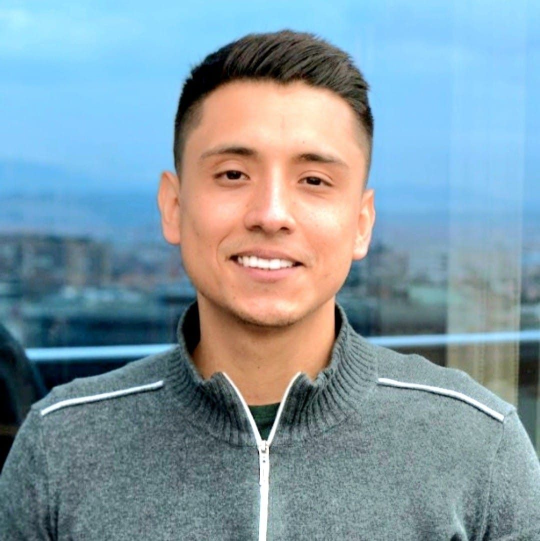
#> input picture images/me.jpg, 1080 x 1081 px (shown at 1/2 size)
$ python OpencvBasics.py
#> lines starting #> are read from the running program, lines starting #| are printed output that depends on the picture; after the words box and inside, x2 and y2 are one past the last pixel; in counts of white or black regions, pixels touching at a corner belong together
import cv2
import os
import numpy as np

# Source: https://www.youtube.com/watch?v=eDIj5LuIL4A

# image path
imagePath = os.path.join('.', 'images', 'me.jpg')

# Image numpy array
img = cv2.imread(imagePath)
#> img is the input picture: shape (1081, 1080, 3); mean B, G, R 165.1, 154.2, 131.2

#  ==========================================================================
# # # Image resize
# [82 lines left out: functions resize, crop, coloring, threshold, edgeDetection, imageDrawing, not called in this run]

#  ==========================================================================
# image contours
def imageContours(img):
    # Transform the image to gray scale
    imgColorGray = cv2.cvtColor(img, cv2.COLOR_BGR2GRAY)
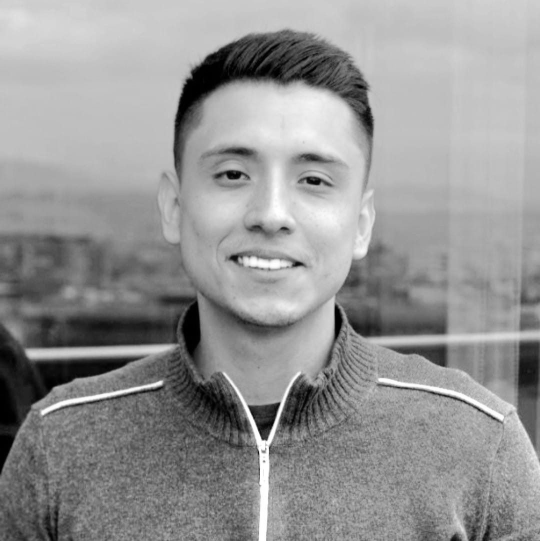
#> imgColorGray: shape (1081, 1080) (shown at 1/2 size); min 0, max 255, mean 148.5
    # Get the image threshold: Inverse because we want to encapsulate the contours
    RET, imgTresh = cv2.threshold(imgColorGray, 120, 255, cv2.THRESH_BINARY_INV)
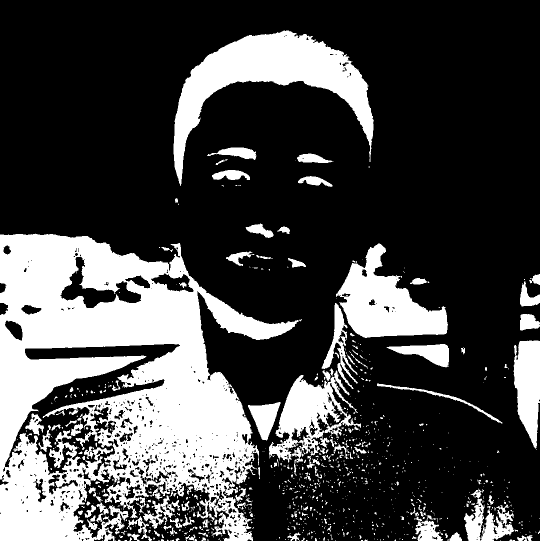
#> imgTresh: shape (1081, 1080) (shown at 1/2 size); 27.3% white; 945 white regions (779 under 20 px)
    # Get contours
    contours, hierarchy = cv2.findContours(imgTresh, cv2.RETR_TREE, cv2.CHAIN_APPROX_SIMPLE)
#> contours = 1617 contours, 1305 with area under 20; largest, box (x1, y1, x2, y2) and area: (0, 467, 597, 1081) 243196, (347, 61, 748, 372) 37464, (9, 687, 361, 953) 30183, (672, 487, 896, 676) 20866, (538, 741, 722, 952) 15070

    # Print contours
    for cnt in contours:
        # If the contour areas are greater than 200
        if cv2.contourArea(cnt) > 200:
            # Draw the contours in the original image
            # cv2.drawContours(img, cnt, -1, (0, 0, 255), 3)

            # Get contours bounding boxes
            x1, y1, w, h = cv2.boundingRect(cnt)
            # Ad the bounding boxes rectangles
            cv2.rectangle(img, (x1, y1), (x1 + w, y1 + h), (0, 255, 0), 2)
#> this loop made 1617 passes
#> (x1, y1, w, h) on passes 83, 219, 227, 230, 355, 388, 439, 818, 827, 841, 880, 884: (899, 1064, 25, 17), (253, 1032, 51, 49), (174, 1031, 21, 29), (828, 1030, 58, 51), (191, 1005, 27, 40), (928, 997, 100, 84), (286, 991, 74, 67), (496, 804, 65, 77), (754, 767, 251, 80), (538, 741, 184, 211), (582, 853, 40, 32), (633, 836, 25, 29)
#> cnt on passes 1 to 6: [[1025, 1080], [1029, 1080]], [[1000, 1080]], [[722, 1080], [725, 1080]], [[670, 1080]], [[612, 1080], [614, 1080]], [[341, 1080], [342, 1080]]
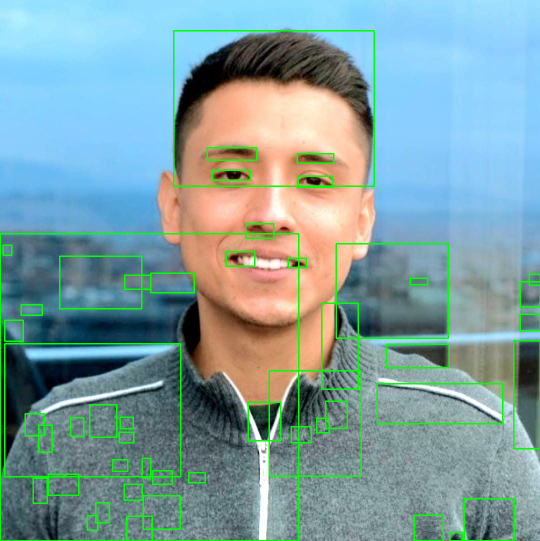
#> img: shape (1081, 1080, 3) (shown at 1/2 size); 3.73% of pixels changed, all inside (x1, y1, x2, y2) = (0, 60, 1080, 1081)

    # Visualize the images
    cv2.imshow('img', img)
    cv2.waitKey(0)


imageContours(img)
